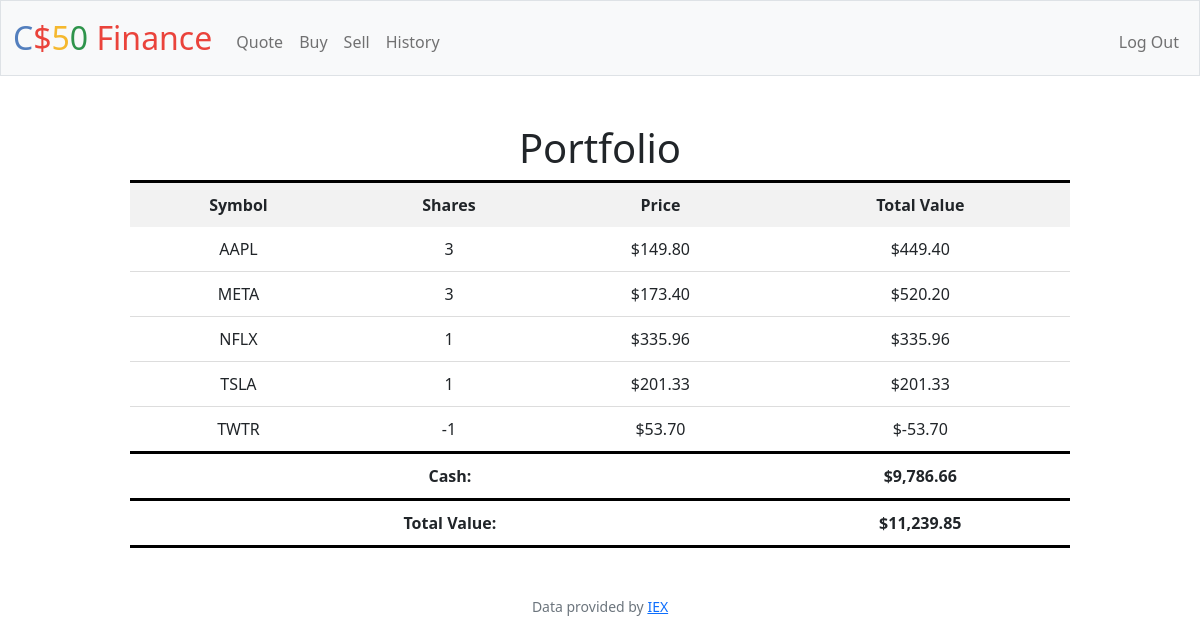
Screenshot of / (signed in) with the database file from the repository.
### tables this page shows
CREATE TABLE 'transactions' ('id' INTEGER PRIMARY KEY AUTOINCREMENT NOT NULL, 'user_id' INTEGER, 'symbol' TEXT, 'shares' INTEGER, 'price' REAL, 'date' DATETIME);

CREATE TABLE users (id INTEGER PRIMARY KEY AUTOINCREMENT NOT NULL, username TEXT NOT NULL, hash TEXT NOT NULL, cash NUMERIC NOT NULL DEFAULT 10000.00);

### app.py (the view)
@app.route("/")
@login_required
def index():
    user_id = session["user_id"]
    stocks = db.execute("SELECT symbol, price, SUM(shares) AS shares FROM transactions WHERE user_id = ? GROUP BY symbol", user_id)
    cash = db.execute("SELECT cash FROM users WHERE id = ?", user_id)[0]["cash"]
    total = cash
    for stock in stocks:
        total += stock["price"] * stock["shares"]
    return render_template("index.html", stocks=stocks, cash=cash, usd=usd, total=total)

### app.py (called while the page is built)
@app.after_request
def after_request(response):
    response.headers["Cache-Control"] = "no-cache, no-store, must-revalidate"
    response.headers["Expires"] = 0
    response.headers["Pragma"] = "no-cache"
    return response

### helpers.py (called while the page is built)
def login_required(f):
    @wraps(f)
    def decorated_function(*args, **kwargs):
        if session.get("user_id") is None:
            return redirect("/login")
        return f(*args, **kwargs)
    return decorated_function

def usd(value):
    return f"${value:,.2f}"

### templates/index.html (shortened to what this page needs)
{% extends "layout.html" %}
{% block main %}
<div class="table-container">
    <table class="center">
        <thead>
            <h1><b1>Portfolio</b1></h1>
            <tr style="border-top: 3px solid black;">
                <th>Symbol</th>
                <th>Shares</th>
                <th>Price</th>
                <th>Total Value</th>
            </tr>
        </thead>
        <tbody>
            {% for stock in stocks %}
            <tr>
                <td>{{ stock["symbol"] }}</td>
                <td>{{ stock["shares"] }}</td>
                <td>{{ usd(stock["price"]) }}</td>
                <td>{{ usd(stock["shares"] * stock["price"]) }}</td>
            </tr>
            {% endfor %}
            <tr style="border-top: 3px solid black;">
                <td colspan="3"><b>Cash:</b></td>
                <td><b>{{ usd(cash) }}</b></td>
            </tr>
        </tbody>
        <tfoot>
            <tr class="total-value">
                <td colspan="3"><b>Total Value:</b></td>
                <td><b>{{ usd(total) }}</b></td>
            </tr>
        </tfoot>
    </table>
</div>
{% endblock %}

### templates/layout.html (shortened to what this page needs)
<!DOCTYPE html>
<html lang="en">
    <head>
        <link href="https://cdn.jsdelivr.net/npm/bootstrap@5.1.3/dist/css/bootstrap.min.css" rel="stylesheet">
        <link href="/static/styles.css" rel="stylesheet">
    </head>
    <body>
        <nav class="bg-light border navbar navbar-expand-md navbar-light">
            <div class="container-fluid">
                <a class="navbar-brand" href="/"><span class="blue">C</span><span class="red">$</span><span class="yellow">5</span><span class="green">0</span> <span class="red">Finance</span></a>
                <div class="collapse navbar-collapse" id="navbar">
                    {% if session["user_id"] %}
                        <ul class="navbar-nav me-auto mt-2">
                            <li class="nav-item"><a class="nav-link" href="/quote">Quote</a></li>
                            <li class="nav-item"><a class="nav-link" href="/buy">Buy</a></li>
                            <li class="nav-item"><a class="nav-link" href="/sell">Sell</a></li>
                            <li class="nav-item"><a class="nav-link" href="/history">History</a></li>
                        </ul>
                        <ul class="navbar-nav ms-auto mt-2">
                            <li class="nav-item"><a class="nav-link" href="/logout">Log Out</a></li>
                        </ul>
                    {% else %}
                        <ul class="navbar-nav ms-auto mt-2">
                            <li class="nav-item"><a class="nav-link" href="/register">Register</a></li>
                            <li class="nav-item"><a class="nav-link" href="/login">Log In</a></li>
                        </ul>
                    {% endif %}
                </div>
            </div>
        </nav>
        <main class="container-fluid py-5 text-center">
            {% block main %}{% endblock %}
        </main>
        <footer class="mb-5 small text-center text-muted">
            Data provided by <a href="https://iexcloud.io/">IEX</a>
        </footer>
    </body>
</html>

### static/styles.css (style rules this page uses)
nav .navbar-brand { font-size: xx-large; }
nav .navbar-brand .blue { color: #537fbe; }
nav .navbar-brand .red { color: #ea433b; }
nav .navbar-brand .yellow { color: #f5b82e; }
nav .navbar-brand .green { color: #2e944b; }
.table-container { margin: 0 auto; width: 80%; }
table { border-collapse: collapse; width: 100%; }
th, td { padding: 10px; text-align: center; }
th { background-color: #f2f2f2; font-weight: bold; }
td { border-bottom: 1px solid #ddd; }
tr.total-value { border-top: 3px solid black; border-bottom: 3px solid black; }

### rows the page displays
transactions: symbol "AAPL", shares "3", price "$149.80", shares "$449.40"
transactions: symbol "META", shares "3", price "$173.40", shares "$520.20"
transactions: symbol "NFLX", shares "1", price "$335.96", usd(stock['shares']*stock['price']) "$335.96"
transactions: symbol "TSLA", shares "1", price "$201.33", usd(stock['shares']*stock['price']) "$201.33"
users: cash "$9,786.66"

### other values shown
{{ stock["symbol"] }} "TWTR"
{{ stock["shares"] }} "-1"
{{ usd(stock["price"]) }} "$53.70"
{{ usd(stock["shares"] * stock["price"]) }} "$-53.70"
{{ usd(total) }} "$11,239.85"
